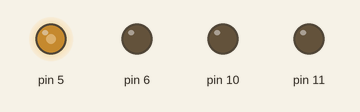
Bench run of a sketch on a simulated Arduino Uno, built with avr-gcc and run on an emulated ATmega328P. Parts: output pins drawn as LEDs (lit = HIGH).

Above: at 0.05 s.
At 2.05 s:
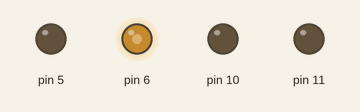
At 4.05 s:
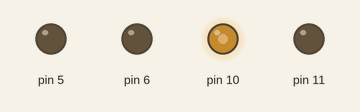
At 6.05 s:
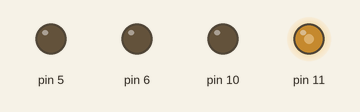
At 8.0 s:
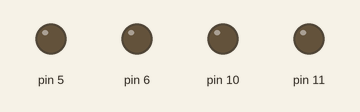
Timing chart, 0 to 10.4 s (numbered marks = the images above):
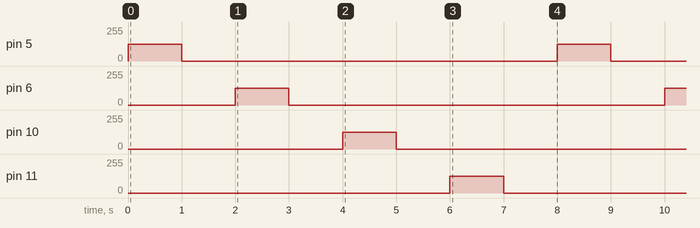

The sketch:

motor.ino
```cpp
#define MOT_A1 5
#define MOT_A2 6
#define MOT_B1 10
#define MOT_B2 11

#define BUT1 12
#define BUT2 13
#define BUT3 8

#define SPEED_STEPS 255

#define BAUD 9600

// describes a motor
struct motor {
	int pin1, pin2;
};

struct motor motor_a, motor_b;

// Initialize a motor struct.
void motor_init(struct motor *motor, int pin1, int pin2);

// Run a motor at speed, where -1.0 <= speed <= 1.0.
void motor_run(struct motor *motor, float speed);

// Brake a motor.
void motor_brake(struct motor *motor);

// Cause a motor to coast.
void motor_coast(struct motor *motor);

void setup()
{
	motor_init(&motor_a, MOT_A1, MOT_A2);
	motor_init(&motor_b, MOT_B1, MOT_B2);

	Serial.begin(BAUD);
}

void loop()
{
	// Example code: Run each motor back and forth at half speed.

	int time = 1000;
	float speed = 0.5;

	motor_run(&motor_a, speed);
	delay(time);
	motor_coast(&motor_a);
	delay(time);
	motor_run(&motor_a, -speed);
	delay(time);
	motor_coast(&motor_a);
	delay(time);

	motor_run(&motor_b, speed);
	delay(time);
	motor_coast(&motor_b);
	delay(time);
	motor_run(&motor_b, -speed);
	delay(time);
	motor_coast(&motor_b);
	delay(time);
}

void motor_init(struct motor *motor, int pin1, int pin2)
{
	motor->pin1 = pin1;
	motor->pin2 = pin2;

	pinMode(pin1, OUTPUT);
	pinMode(pin2, OUTPUT);

	motor_coast(motor);
}

void motor_run(struct motor *motor, float speed)
{
	int pin1_state, pin2_state;
	int speed_raw;

	if (speed < -1.0 || speed > 1.0)
		speed = 0.0;

	speed_raw = (int)(SPEED_STEPS * speed);

	if (speed_raw < 0)
		speed_raw *= -1;

	pin1_state = LOW;
	pin2_state = LOW;

	if (speed > 0.0)
		analogWrite(motor->pin1, speed_raw);
	else if (speed < 0.0)
		analogWrite(motor->pin2, speed_raw);

}

void motor_brake(struct motor *motor)
{
	digitalWrite(motor->pin1, HIGH);
	digitalWrite(motor->pin2, HIGH);
}

void motor_coast(struct motor *motor)
{
	digitalWrite(motor->pin1, LOW);
	digitalWrite(motor->pin2, LOW);
}
```

Measured:
- by itself, pin 5, pin 6, pin 10, pin 11: alternates 127/255 for 1.0 s and 0/255 for 7.0 s
